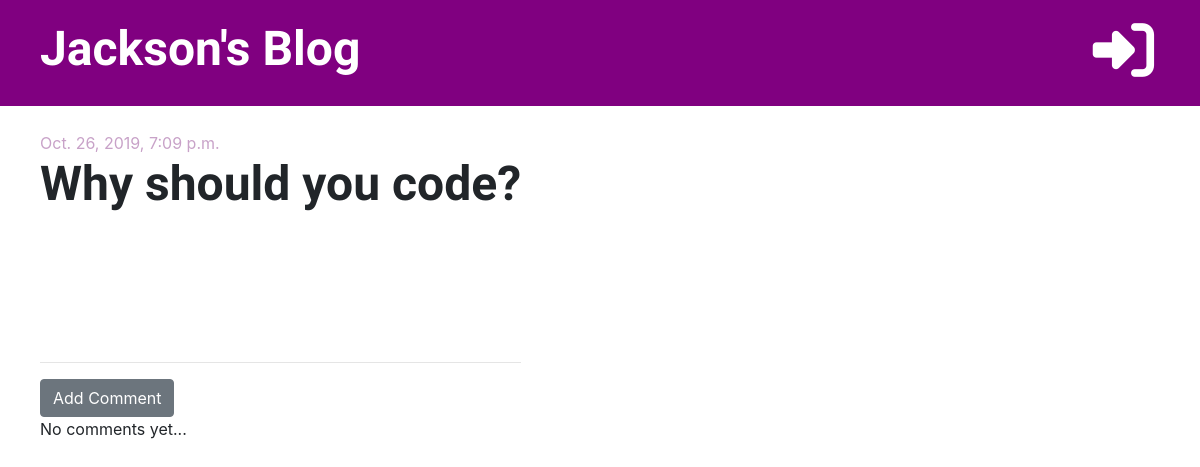
The app's page /post/8/, older data.
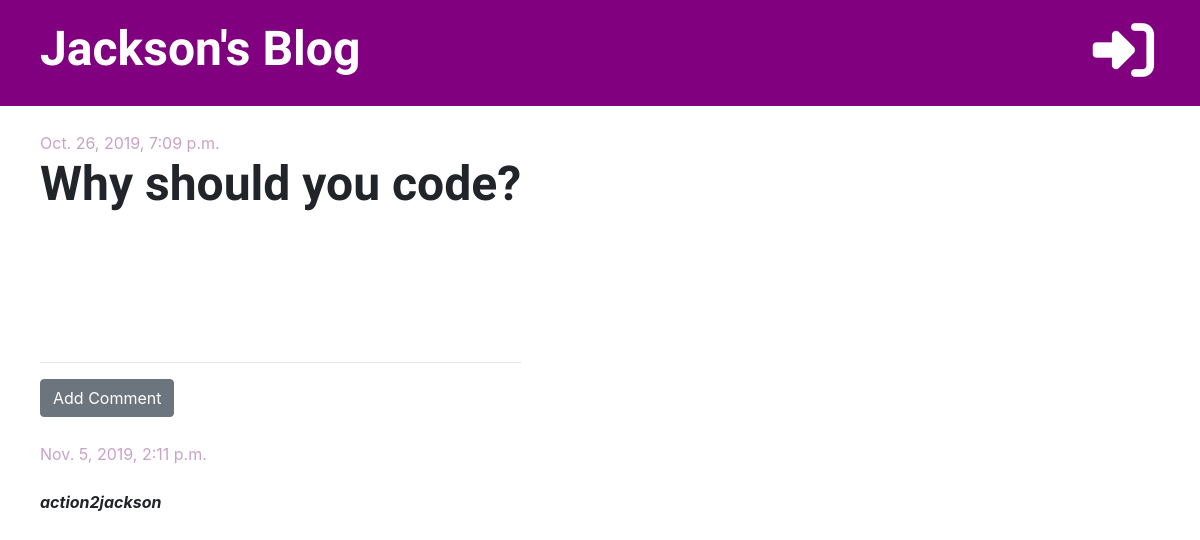
The same page, newer data.
### blog/models.py (models this page shows, shortened)
class Post(models.Model):
    author = models.ForeignKey('auth.User', on_delete=models.CASCADE)
    title = models.CharField(max_length=200)
    text = models.TextField()
    created_date = models.DateTimeField(default=timezone.now)
    published_date = models.DateTimeField(blank=True, null=True)

class Comment(models.Model):
    post = models.ForeignKey('blog.Post', on_delete=models.CASCADE, related_name='comments')
    author = models.CharField(max_length=200)
    text = models.TextField()
    created_date = models.DateTimeField(default=timezone.now)
    approved = models.BooleanField(default=False)

### blog/views.py (the view)
# urls.py: path('post/<int:pk>/', views.post_detail, name='post_detail'),
def post_detail(request, pk):
    post = get_object_or_404(Post, pk=pk)
    stuff_for_frontend = {'post': post}
    return render(request, 'blog/post_detail.html', stuff_for_frontend)

### blog/templatetags/markdownify.py (called while the page is built)
@register.filter
def markdown(value):
    renderer = HighlightRenderer()
    markdown = mistune.Markdown(renderer=renderer)
    return markdown(value)

### blog/templates/blog/post_detail.html (shortened to what this page needs)
{% extends 'blog/base.html' %}
{% load markdownify %}
{% block content %}
    <div class="post">
        {% if post.published_date %}
            <div class="date">
                {{ post.published_date }}
            </div>
        {% else %}
            <a href="{% url 'post_publish' pk=post.pk %}" class="btn btn-primary">Publish</a>
        {% endif %}
        <h1>{{ post.title }}</h1>
    </div>
    <hr>
    <a href="{% url 'add_comment_to_post' pk=post.pk %}" class="btn btn-secondary">Add Comment</a>
    {% for comment in post.comments.all %}
        {% if user.is_authenticated or comment.approved %}
            <div class="comment">
                <p style="margin: auto; color: #c8a2c8; padding-top: 25px;">{{ comment.created_date }}</p>
                <br>
                <strong><i>{{ comment.author }}</i></strong>
            </div>
        {% endif %}
    {% empty %}
        <p>No comments yet...</p>
    {% endfor %}
{% endblock %}

### blog/templates/blog/base.html (shortened to what this page needs)
{% load staticfiles %}
<!DOCTYPE html>
<html lang="en">
<head>
    <link rel="stylesheet" href="https://stackpath.bootstrapcdn.com/bootstrap/4.3.1/css/bootstrap.min.css">
    <link rel="stylesheet" href="{% static 'css/blog.css' %}">
    <link rel="stylesheet" href="{% static 'css/zenburn.css' %}">
</head>
<body>
<div class="page-header">
    {% if user.is_authenticated %}
        <a href="{% url 'post_draft_list' %}"><i class="fab fa-firstdraft" style="color: white; float: right; font-size: 46pt; margin-right: 26px;"></i></a>
        <a href="{% url 'post_new' %}"><i class="fas fa-plus" style="color: white; float: right; font-size: 46pt; margin-right: 26px;"></i></a>
        <p style="color: white; float: right; font-size: 46pt; margin-right: 26px;">Hello, {{ user.username }} <small>(<a
                href="{% url 'logout' %}">Log out</a>)</small></p>
    {% else %}
        <a href="{% url 'login' %}"><i class="fas fa-sign-in-alt fa-2x" style="color: white; float: right; font-size: 46pt; margin-right: 26px;"></i></a>
    {% endif %}
    <h1><a href="{% url 'post_list' %}">Jackson's Blog</a></h1>
</div>
<div class="content container">
    <div class="row">
        <div class="col-8-md">
            {% block content %}
            {% endblock %}
        </div>
    </div>
</div>
</body>
</html>

### blog/static/css/blog.css (style rules this page uses)
.page-header { background-color: purple; margin-top: 0; padding: 20px 20px 20px 40px; }
.page-header h1 a { font-text: arial; text-decoration: none; color: white; font-size: 36pt; }
.content { margin-left: 40px; }
h1, h2, h3, h4 { font-family: 'Tangerine', 'Inconsolata', 'Droid Sans', serif; font-weight: bold; font-size: 48px; }
.date { padding-top: 25px; color: #c8a2c8; }
.post { margin-bottom: 150px; }

Row changes from the older to the newer data that the page shows:
added Comment: created_date "Nov. 5, 2019, 2:11 p.m.", author "action2jackson"
Text that changed along with them:
text no longer shown: "No comments yet..."
